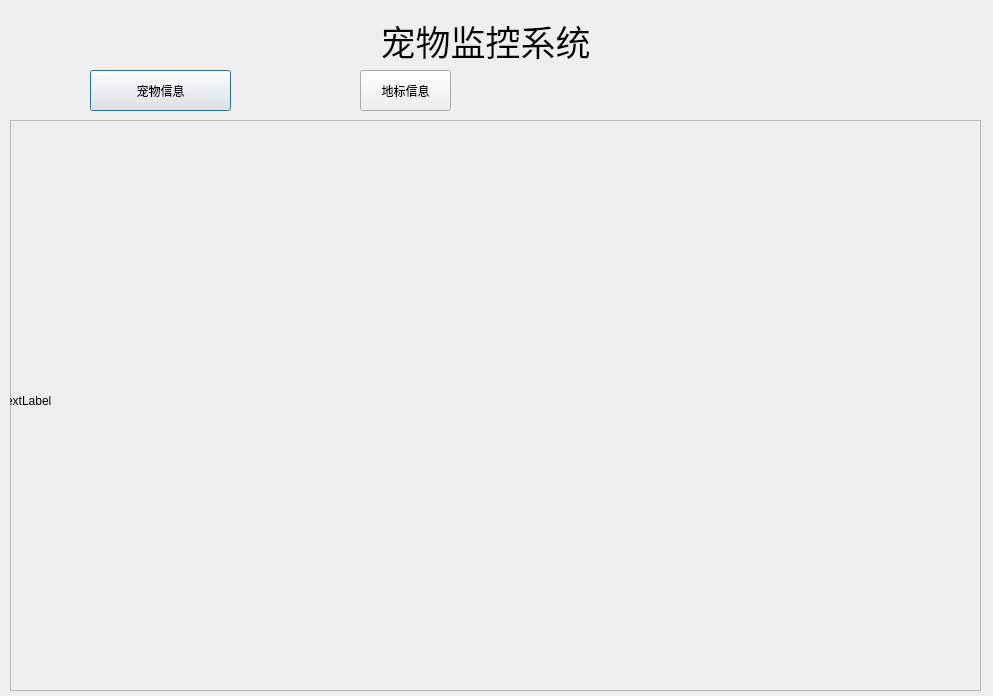
<?xml version="1.0" encoding="UTF-8"?>
<ui version="4.0">
 <class>Dialog</class>
 <widget class="QDialog" name="Dialog">
  <property name="geometry">
   <rect>
    <x>0</x>
    <y>0</y>
    <width>993</width>
    <height>696</height>
   </rect>
  </property>
  <property name="windowTitle">
   <string>Dialog</string>
  </property>
  <widget class="QFrame" name="frame">
   <property name="geometry">
    <rect>
     <x>10</x>
     <y>120</y>
     <width>971</width>
     <height>571</height>
    </rect>
   </property>
   <property name="frameShape">
    <enum>QFrame::StyledPanel</enum>
   </property>
   <property name="frameShadow">
    <enum>QFrame::Raised</enum>
   </property>
   <widget class="QLabel" name="video1">
    <property name="geometry">
     <rect>
      <x>-10</x>
      <y>0</y>
      <width>961</width>
      <height>561</height>
     </rect>
    </property>
    <property name="text">
     <string>TextLabel</string>
    </property>
   </widget>
  </widget>
  <widget class="QLabel" name="title">
   <property name="geometry">
    <rect>
     <x>170</x>
     <y>20</y>
     <width>631</width>
     <height>41</height>
    </rect>
   </property>
   <property name="font">
    <font>
     <pointsize>26</pointsize>
    </font>
   </property>
   <property name="text">
    <string>宠物监控系统</string>
   </property>
   <property name="alignment">
    <set>Qt::AlignCenter</set>
   </property>
  </widget>
  <widget class="QPushButton" name="pushButton">
   <property name="geometry">
    <rect>
     <x>90</x>
     <y>70</y>
     <width>141</width>
     <height>41</height>
    </rect>
   </property>
   <property name="text">
    <string>宠物信息</string>
   </property>
  </widget>
  <widget class="QPushButton" name="pushButton_2">
   <property name="geometry">
    <rect>
     <x>360</x>
     <y>70</y>
     <width>91</width>
     <height>41</height>
    </rect>
   </property>
   <property name="text">
    <string>地标信息</string>
   </property>
  </widget>
 </widget>
 <resources/>
 <connections>
  <connection>
   <sender>pushButton</sender>
   <signal>clicked()</signal>
   <receiver>Dialog</receiver>
   <slot>goto()</slot>
   <hints>
    <hint type="sourcelabel">
     <x>160</x>
     <y>90</y>
    </hint>
    <hint type="destinationlabel">
     <x>496</x>
     <y>347</y>
    </hint>
   </hints>
  </connection>
  <connection>
   <sender>pushButton_2</sender>
   <signal>clicked()</signal>
   <receiver>Dialog</receiver>
   <slot>goin()</slot>
   <hints>
    <hint type="sourcelabel">
     <x>405</x>
     <y>90</y>
    </hint>
    <hint type="destinationlabel">
     <x>496</x>
     <y>347</y>
    </hint>
   </hints>
  </connection>
 </connections>
 <slots>
  <slot>slot1()</slot>
  <slot>goto()</slot>
  <slot>goin()</slot>
 </slots>
</ui>
